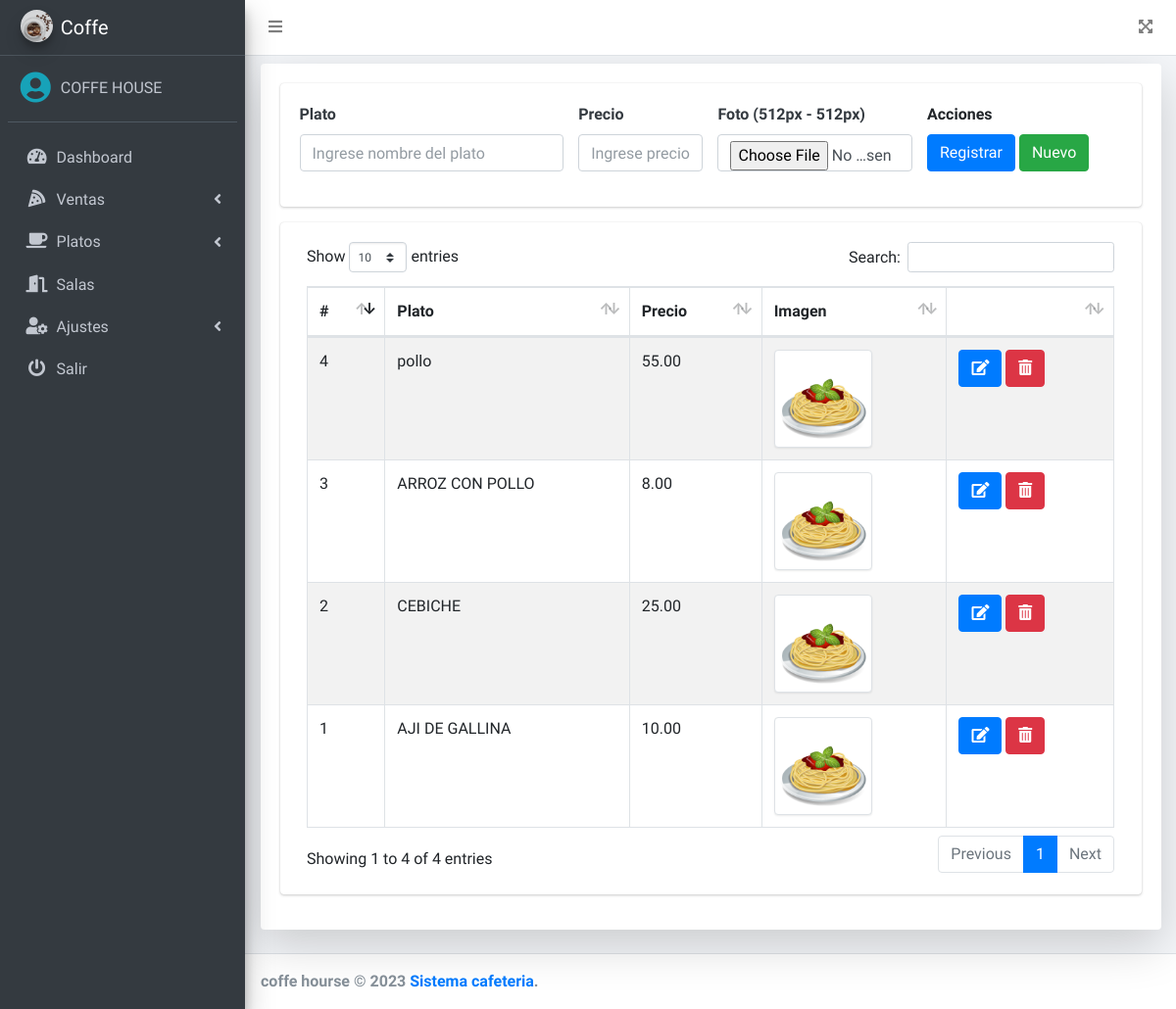
The page /src/platos.php (signed in) on the database as committed earlier.
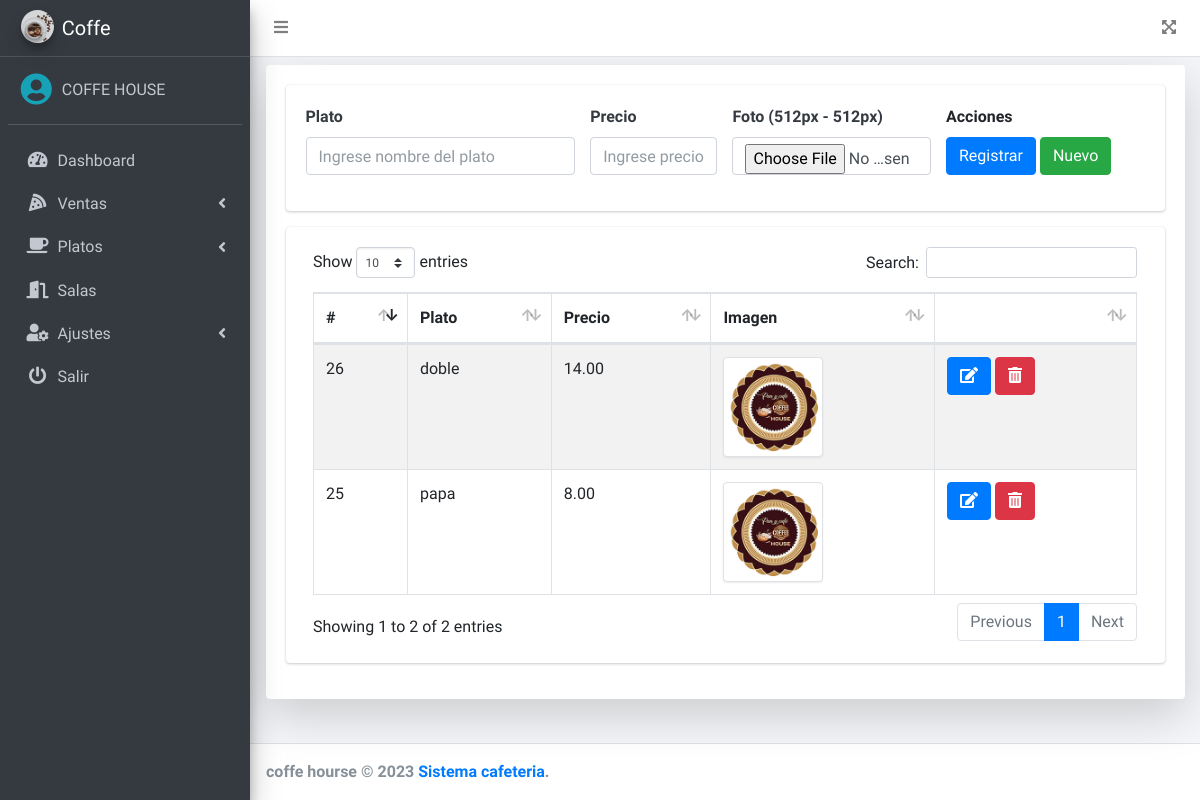
The same page on the database as committed later.
### tables this page shows
CREATE TABLE `platos` (
  `id` int(11) NOT NULL,
  `nombre` varchar(200) NOT NULL,
  `precio` decimal(10,2) NOT NULL,
  `imagen` varchar(100) DEFAULT NULL,
  `fecha` timestamp NULL DEFAULT NULL,
  `estado` int(11) NOT NULL DEFAULT 1
);

### src/platos.php (the view, shortened to what the changed rows need)
<?php
if ($_SESSION['rol'] == 1 || $_SESSION['rol'] == 2) {
    include_once "includes/header.php";
?>
    <div class="card shadow-lg">
        <div class="card-body">
            <div class="row">
                <div class="col-md-12">
                    <div class="card">
                        <div class="card-body">
                            <form action="" method="post" autocomplete="off" id="formulario" enctype="multipart/form-data">
                                <div class="row">
                                    <div class="col-md-4">
                                        <div class="form-group">
                                            <label for="plato" class=" text-dark font-weight-bold">Plato</label>
                                            <input type="text" placeholder="Ingrese nombre del plato" name="plato" id="plato" class="form-control">
                                        </div>
                                    </div>
                                    <div class="col-md-2">
                                        <div class="form-group">
                                            <label for="precio" class=" text-dark font-weight-bold">Precio</label>
                                            <input type="text" placeholder="Ingrese precio" class="form-control" name="precio" id="precio">
                                        </div>
                                    </div>
                                    <div class="col-md-3">
                                        <div class="form-group">
                                            <label for="precio" class=" text-dark font-weight-bold">Foto (512px - 512px)</label>
                                            <input type="file" class="form-control" name="foto" id="foto">
                                        </div>
                                    </div>
                                    <div class="col-md-3 form-group">
                                        <label for="">Acciones</label> <br>
                                        <input type="submit" value="Registrar" class="btn btn-primary" id="btnAccion">
                                        <input type="button" value="Nuevo" onclick="limpiar()" class="btn btn-success" id="btnNuevo">
                                    </div>
                                </div>
                            </form>
                        </div>
                    </div>
                </div>
            </div>
            <div class="card">
                <div class="card-body">
                    <div class="col-md-12">
                        <div class="table-responsive">
                            <table class="table table-striped table-bordered" id="tbl">
                                <thead>
                                    <tr>
                                        <th>#</th>
                                        <th>Plato</th>
                                        <th>Precio</th>
                                        <th>Imagen</th>
                                        <th></th>
                                    </tr>
                                </thead>
                                <tbody>
                                    <?php
                                    include "../conexion.php";
                                    $query = mysqli_query($conexion, "SELECT * FROM platos WHERE estado = 1");
                                    $result = mysqli_num_rows($query);
                                    if ($result > 0) {
                                        while ($data = mysqli_fetch_assoc($query)) { ?>
                                            <tr>
                                                <td><?php echo $data['id']; ?></td>
                                                <td><?php echo $data['nombre']; ?></td>
                                                <td><?php echo $data['precio']; ?></td>
                                                <td><img class="img-thumbnail" src="<?php echo ($data['imagen'] == null) ? '../assets/img/default.png' : $data['imagen']; ?>" alt="" width="100"></td>
                                                <td>
                                                    <a href="#" onclick="editarPlato(<?php echo $data['id']; ?>)" class="btn btn-primary"><i class='fas fa-edit'></i></a>
                                                    <form action="eliminar.php?id=<?php echo $data['id']; ?>&accion=platos" method="post" class="confirmar d-inline">
                                                        <button class="btn btn-danger" type="submit"><i class='fas fa-trash-alt'></i> </button>
                                                    </form>
                                                </td>
                                            </tr>
                                    <?php }
                                    } ?>
                                </tbody>
                            </table>
                        </div>
                    </div>
                </div>
            </div>
        </div>
    </div>
<?php include_once "includes/footer.php";
} else {
    header('Location: permisos.php');
}
?>

Rows that differ between the two databases and show on the page:
removed platos: id "1", nombre "AJI DE GALLINA", precio "10.00"
removed platos: id "2", nombre "CEBICHE", precio "25.00"
removed platos: id "3", nombre "ARROZ CON POLLO", precio "8.00"
removed platos: id "4", nombre "pollo", precio "55.00"
added platos: id "25", nombre "papa", precio "8.00", imagen (picture)
added platos: id "26", nombre "doble", precio "14.00", imagen (picture)
Other text that changed with them:
text written by a page script: "Show entries Search: Showing 1 to 4 of 4 entries Previous 1 Next" → "Show entries Search: Showing 1 to 2 of 2 entries Previous 1 Next"
